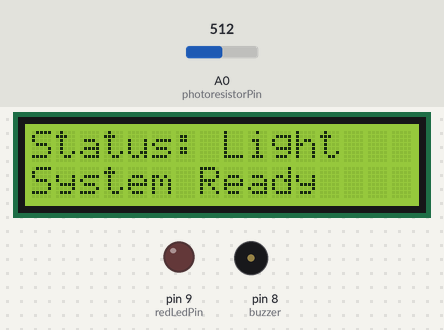
Recording of a sketch running on a simulated Arduino Uno, built with avr-gcc and run on an emulated ATmega328P. Shown: 16×2 character LCD, output pins drawn as LEDs (lit = HIGH), buzzer (waves = sounding). Inputs (shaded band) come from the test bench; at power-on: A0 (photoresistorPin) = 512. What the sketch prints to the serial monitor is not drawn.

Above: at 1.2 s.
1.3 s: A0 (photoresistorPin) set to 314
2.8 s: A0 (photoresistorPin) set to 282
At 4.47 s:
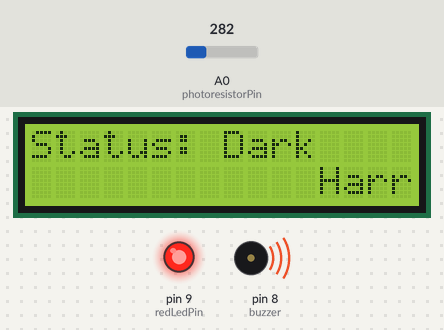
4.6 s: A0 (photoresistorPin) set to 306
At 5.1 s:
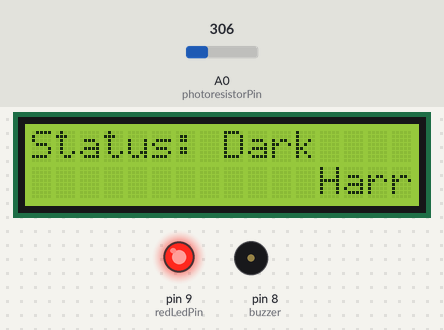
7.4 s: A0 (photoresistorPin) set to 290
At 10.2 s:
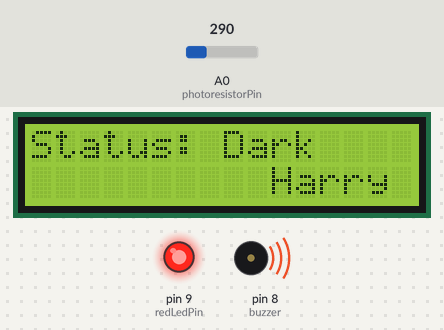
10.4 s: A0 (photoresistorPin) set to 310
At 11.1 s:
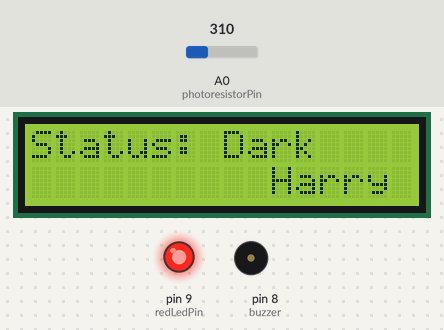
Timing chart, 0 to 13.4 s (numbered marks = the images above; inputs shaded):
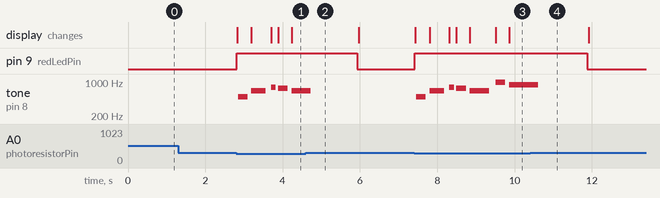

Measured:
- the behaviour switches between 300 and 299 on A0 (photoresistorPin) (found by bisection; images 0 and 1)
- after the input at 1.3 s, every drawn part: stays the same
- after the input at 2.8 s, pin 9 (redLedPin): LOW → HIGH at once; tone on pin 8 (buzzer): plays 494 Hz for 0.25 s, 659 Hz for 0.38 s, 784 Hz for 0.13 s, 740 Hz for 0.25 s, 659 Hz for 0.37 s, starting after 0.05 s; the display: first changes at once (image 1 shows a later state)
- after the input at 4.6 s, pin 9 (redLedPin): HIGH → LOW after 1.3 s; tone on pin 8 (buzzer): goes on until 4.7 s, then stays silent
- after the input at 7.4 s, pin 9 (redLedPin): LOW → HIGH at once; tone on pin 8 (buzzer): plays 494 Hz for 0.25 s, 659 Hz for 0.38 s, 784 Hz for 0.13 s, 740 Hz for 0.25 s, 659 Hz for 0.50 s, 988 Hz for 0.25 s … (7 notes in this stretch), starting after 0.06 s; the display: first changes at once (image 3 shows a later state)
- after the input at 10.4 s, pin 9 (redLedPin): HIGH → LOW after 1.5 s; tone on pin 8 (buzzer): goes on until 10.6 s, then stays silent

The sketch:

Melody_LCD_V2.ino
```cpp
#include <LiquidCrystal_I2C.h>

const int photoresistorPin = A0;
const int redLedPin = 9;
const int buzzer = 8;

// Complete Pitch Dictionary
const int note_D4  = 294;
const int note_G4  = 392;
const int note_A4  = 440;
const int note_AS4 = 466;
const int note_B4  = 494;
const int note_C5  = 523;
const int note_CS5 = 554;
const int note_D5  = 587;
const int note_DS5 = 622;
const int note_E5  = 659;
const int note_F5  = 698;
const int note_FS5 = 740;
const int note_G5  = 784;
const int note_A5  = 880;
const int note_AS5 = 932;
const int note_B5  = 988;
const int note_D6  = 1175;

int melody[] = {
  note_B4, note_E5, note_G5, note_FS5, note_E5, note_B5, note_A5, note_FS5,
  note_E5, note_G5, note_FS5, note_DS5, note_F5, note_B4, note_B4, note_E5,
  note_G5, note_FS5, note_E5, note_B5, note_D6, note_CS5, note_C5, note_A5,
  note_C5, note_B5, note_AS5, note_B4, note_G5, note_E5
};

int noteDurations[] = {
  250, 375, 125, 250, 500, 250, 750, 750, 375, 125, 250, 500, 250, 500,
  250, 375, 125, 250, 500, 250, 500, 250, 500, 250, 375, 125, 250, 500, 250, 500
};

const int totalNotes = sizeof(melody) / sizeof(melody[0]);

LiquidCrystal_I2C lcd(0x27, 16, 2);

String lastState = "";

// Fixed standard spaces padding the text
const String scrollText = "                Harry Potter                ";

void setup() {
  Serial.begin(9600);
  pinMode(redLedPin, OUTPUT);

  lcd.init();
  lcd.clear();
  lcd.backlight();
}

void loop() {
  int sensorValue = analogRead(photoresistorPin);
  Serial.println(sensorValue);

  // --- DARK MODE BRANCH ---
  if (sensorValue < 300) {
    digitalWrite(redLedPin, HIGH);

    if (lastState != "dark") {
      lcd.clear();
      lcd.setCursor(0, 0);
      lcd.print("Status: Dark"); // Bottom line left blank on purpose for marquee
      lastState = "dark";
    }

    // Play the song sequence
    for (int thisNote = 0; thisNote < totalNotes; thisNote++) {
      // Take a reading, wait 5 milliseconds for voltage to settle, then verify
      int initialCheck = analogRead(photoresistorPin);
      delay(5);
      int liveCheck = analogRead(photoresistorPin);

      if (initialCheck >= 300 && liveCheck >= 300) {
        break; // Only quit if BOTH readings confirm it's actually bright
      }

      String currentFrame = scrollText.substring(thisNote, 16 + thisNote);
      lcd.setCursor(0, 1);
      lcd.print(currentFrame);

      tone(buzzer, melody[thisNote], noteDurations[thisNote]);
      int pauseBetweenNotes = noteDurations[thisNote] * 1.30;
      delay(pauseBetweenNotes);
      noTone(buzzer);
    }

    delay(1000);

  }
  // --- LIGHT MODE BRANCH ---
  else {
    digitalWrite(redLedPin, LOW);
    noTone(buzzer);

    if (lastState != "light") {
      lcd.clear();
      lcd.setCursor(0, 0);
      lcd.print("Status: Light");
      lcd.setCursor(0, 1);
      lcd.print("System Ready");
      lastState = "light";
    }
  }

  delay(50);
}
```
